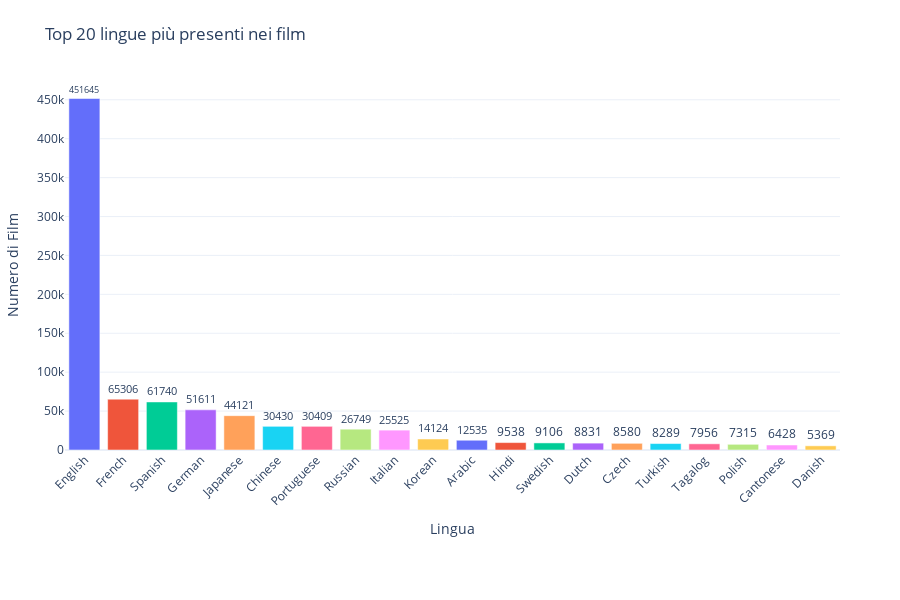

The cell this chart's notebook holds for it:
### Code cell
import pandas as pd
import plotly.express as px



# 4. Seleziona le prime 20 lingue
top_languages = language_counts.head(20)

# 5. Crea bar chart verticale con colori discreti
fig = px.bar(
    top_languages,
    x="language",
    y="count",
    text="count",
    title="Top 20 lingue più presenti nei film",
    template="plotly_white",
    color="language",  # Colori per categoria
    color_discrete_sequence=px.colors.qualitative.Plotly  # Colori standard
)

# 6. Miglioramenti estetici
fig.update_layout(
    xaxis_title="Lingua",
    yaxis_title="Numero di Film",
    xaxis_tickangle=-45,
    height=600,
    margin=dict(t=80, l=60, r=60, b=150),
    showlegend=False  # Rimuove legenda perché già si vede sull’asse X
)

fig.update_traces(textposition="outside")

# 7. Mostra il grafico
fig.show()

### Figure 1 — Plotly figure (JSON) as saved in the notebook; plotly's stock layout.template omitted (floating-point values rounded to 4 significant figures)
{"data": [{"hovertemplate": "language=%{x}<br>count=%{text}<extra></extra>", "legendgroup": "English", "marker": {"color": "#636EFA", "pattern": {"shape": ""}}, "name": "English", "orientation": "v", "showlegend": true, "text": [451600.0], "textposition": "outside", "x": ["English"], "xaxis": "x", "y": [451645], "yaxis": "y", "type": "bar"}, {"hovertemplate": "language=%{x}<br>count=%{text}<extra></extra>", "legendgroup": "French", "marker": {"color": "#EF553B", "pattern": {"shape": ""}}, "name": "French", "orientation": "v", "showlegend": true, "text": [65310.0], "textposition": "outside", "x": ["French"], "xaxis": "x", "y": [65306], "yaxis": "y", "type": "bar"}, {"hovertemplate": "language=%{x}<br>count=%{text}<extra></extra>", "legendgroup": "Spanish", "marker": {"color": "#00CC96", "pattern": {"shape": ""}}, "name": "Spanish", "orientation": "v", "showlegend": true, "text": [61740.0], "textposition": "outside", "x": ["Spanish"], "xaxis": "x", "y": [61740], "yaxis": "y", "type": "bar"}, {"hovertemplate": "language=%{x}<br>count=%{text}<extra></extra>", "legendgroup": "German", "marker": {"color": "#AB63FA", "pattern": {"shape": ""}}, "name": "German", "orientation": "v", "showlegend": true, "text": [51610.0], "textposition": "outside", "x": ["German"], "xaxis": "x", "y": [51611], "yaxis": "y", "type": "bar"}, {"hovertemplate": "language=%{x}<br>count=%{text}<extra></extra>", "legendgroup": "Japanese", "marker": {"color": "#FFA15A", "pattern": {"shape": ""}}, "name": "Japanese", "orientation": "v", "showlegend": true, "text": [44120.0], "textposition": "outside", "x": ["Japanese"], "xaxis": "x", "y": [44121], "yaxis": "y", "type": "bar"}, {"hovertemplate": "language=%{x}<br>count=%{text}<extra></extra>", "legendgroup": "Chinese", "marker": {"color": "#19D3F3", "pattern": {"shape": ""}}, "name": "Chinese", "orientation": "v", "showlegend": true, "text": [30430.0], "textposition": "outside", "x": ["Chinese"], "xaxis": "x", "y": [30430], "yaxis": "y", "type": "bar"}, {"hovertemplate": "language=%{x}<br>count=%{text}<extra></extra>", "legendgroup": "Portuguese", "marker": {"color": "#FF6692", "pattern": {"shape": ""}}, "name": "Portuguese", "orientation": "v", "showlegend": true, "text": [30410.0], "textposition": "outside", "x": ["Portuguese"], "xaxis": "x", "y": [30409], "yaxis": "y", "type": "bar"}, {"hovertemplate": "language=%{x}<br>count=%{text}<extra></extra>", "legendgroup": "Russian", "marker": {"color": "#B6E880", "pattern": {"shape": ""}}, "name": "Russian", "orientation": "v", "showlegend": true, "text": [26750.0], "textposition": "outside", "x": ["Russian"], "xaxis": "x", "y": [26749], "yaxis": "y", "type": "bar"}, {"hovertemplate": "language=%{x}<br>count=%{text}<extra></extra>", "legendgroup": "Italian", "marker": {"color": "#FF97FF", "pattern": {"shape": ""}}, "name": "Italian", "orientation": "v", "showlegend": true, "text": [25520.0], "textposition": "outside", "x": ["Italian"], "xaxis": "x", "y": [25525], "yaxis": "y", "type": "bar"}, {"hovertemplate": "language=%{x}<br>count=%{text}<extra></extra>", "legendgroup": "Korean", "marker": {"color": "#FECB52", "pattern": {"shape": ""}}, "name": "Korean", "orientation": "v", "showlegend": true, "text": [14120.0], "textposition": "outside", "x": ["Korean"], "xaxis": "x", "y": [14124], "yaxis": "y", "type": "bar"}, {"hovertemplate": "language=%{x}<br>count=%{text}<extra></extra>", "legendgroup": "Arabic", "marker": {"color": "#636EFA", "pattern": {"shape": ""}}, "name": "Arabic", "orientation": "v", "showlegend": true, "text": [12540.0], "textposition": "outside", "x": ["Arabic"], "xaxis": "x", "y": [12535], "yaxis": "y", "type": "bar"}, {"hovertemplate": "language=%{x}<br>count=%{text}<extra></extra>", "legendgroup": "Hindi", "marker": {"color": "#EF553B", "pattern": {"shape": ""}}, "name": "Hindi", "orientation": "v", "showlegend": true, "text": [9538.0], "textposition": "outside", "x": ["Hindi"], "xaxis": "x", "y": [9538], "yaxis": "y", "type": "bar"}, {"hovertemplate": "language=%{x}<br>count=%{text}<extra></extra>", "legendgroup": "Swedish", "marker": {"color": "#00CC96", "pattern": {"shape": ""}}, "name": "Swedish", "orientation": "v", "showlegend": true, "text": [9106.0], "textposition": "outside", "x": ["Swedish"], "xaxis": "x", "y": [9106], "yaxis": "y", "type": "bar"}, {"hovertemplate": "language=%{x}<br>count=%{text}<extra></extra>", "legendgroup": "Dutch", "marker": {"color": "#AB63FA", "pattern": {"shape": ""}}, "name": "Dutch", "orientation": "v", "showlegend": true, "text": [8831.0], "textposition": "outside", "x": ["Dutch"], "xaxis": "x", "y": [8831], "yaxis": "y", "type": "bar"}, {"hovertemplate": "language=%{x}<br>count=%{text}<extra></extra>", "legendgroup": "Czech", "marker": {"color": "#FFA15A", "pattern": {"shape": ""}}, "name": "Czech", "orientation": "v", "showlegend": true, "text": [8580.0], "textposition": "outside", "x": ["Czech"], "xaxis": "x", "y": [8580], "yaxis": "y", "type": "bar"}, {"hovertemplate": "language=%{x}<br>count=%{text}<extra></extra>", "legendgroup": "Turkish", "marker": {"color": "#19D3F3", "pattern": {"shape": ""}}, "name": "Turkish", "orientation": "v", "showlegend": true, "text": [8289.0], "textposition": "outside", "x": ["Turkish"], "xaxis": "x", "y": [8289], "yaxis": "y", "type": "bar"}, {"hovertemplate": "language=%{x}<br>count=%{text}<extra></extra>", "legendgroup": "Tagalog", "marker": {"color": "#FF6692", "pattern": {"shape": ""}}, "name": "Tagalog", "orientation": "v", "showlegend": true, "text": [7956.0], "textposition": "outside", "x": ["Tagalog"], "xaxis": "x", "y": [7956], "yaxis": "y", "type": "bar"}, {"hovertemplate": "language=%{x}<br>count=%{text}<extra></extra>", "legendgroup": "Polish", "marker": {"color": "#B6E880", "pattern": {"shape": ""}}, "name": "Polish", "orientation": "v", "showlegend": true, "text": [7315.0], "textposition": "outside", "x": ["Polish"], "xaxis": "x", "y": [7315], "yaxis": "y", "type": "bar"}, {"hovertemplate": "language=%{x}<br>count=%{text}<extra></extra>", "legendgroup": "Cantonese", "marker": {"color": "#FF97FF", "pattern": {"shape": ""}}, "name": "Cantonese", "orientation": "v", "showlegend": true, "text": [6428.0], "textposition": "outside", "x": ["Cantonese"], "xaxis": "x", "y": [6428], "yaxis": "y", "type": "bar"}, {"hovertemplate": "language=%{x}<br>count=%{text}<extra></extra>", "legendgroup": "Danish", "marker": {"color": "#FECB52", "pattern": {"shape": ""}}, "name": "Danish", "orientation": "v", "showlegend": true, "text": [5369.0], "textposition": "outside", "x": ["Danish"], "xaxis": "x", "y": [5369], "yaxis": "y", "type": "bar"}], "layout": {"xaxis": {"anchor": "y", "domain": [0.0, 1.0], "title": {"text": "Lingua"}, "categoryorder": "array", "categoryarray": ["English", "French", "Spanish", "German", "Japanese", "Chinese", "Portuguese", "Russian", "Italian", "Korean", "Arabic", "Hindi", "Swedish", "Dutch", "Czech", "Turkish", "Tagalog", "Polish", "Cantonese", "Danish"], "tickangle": -45}, "yaxis": {"anchor": "x", "domain": [0.0, 1.0], "title": {"text": "Numero di Film"}}, "legend": {"title": {"text": "language"}, "tracegroupgap": 0}, "title": {"text": "Top 20 lingue più presenti nei film"}, "barmode": "relative", "margin": {"t": 80, "l": 60, "r": 60, "b": 150}, "height": 600, "showlegend": false}}
